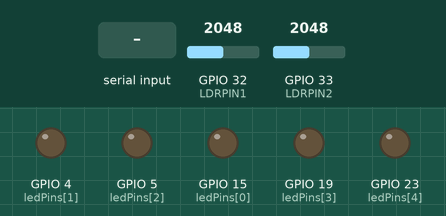
This sketch was run on a simulated ESP32. Shown: output pins drawn as LEDs (lit = HIGH). The test bench sets the inputs (shaded band); at power-on: GPIO 32 (LDRPIN1) = 2048, GPIO 33 (LDRPIN2) = 2048. WiFi joins after 1.5 s; servers stay silent unless stated; uploads are accepted with an empty reply; what the sketch prints to the serial monitor is not drawn.

Above: at 7.7 s.
7.8 s: "A" received over Serial
At 7.95 s:
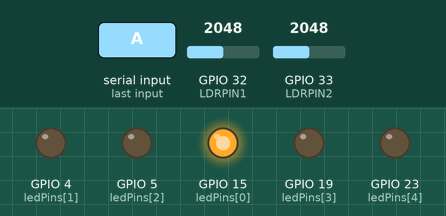
At 10.1 s:
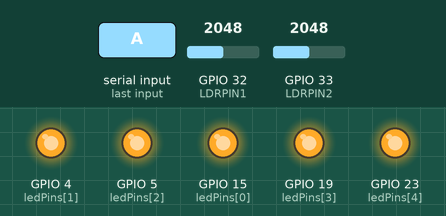
10.5 s: "B" received over Serial
At 11.65 s:
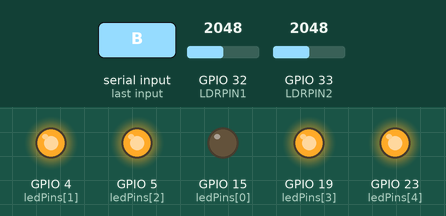
Timing chart, 0 to 14.2 s (numbered marks = the images above; inputs shaded):
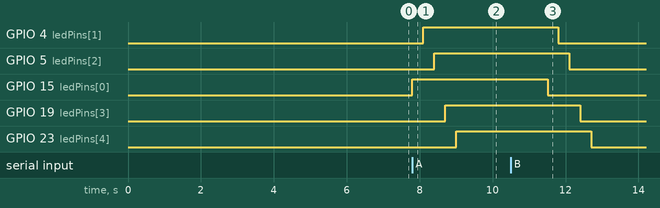

Measured:
- after the input at 7.8 s, GPIO 4 (ledPins[1]): LOW → HIGH after 0.30 s; GPIO 5 (ledPins[2]): LOW → HIGH after 0.60 s; GPIO 15 (ledPins[0]): LOW → HIGH at once; GPIO 19 (ledPins[3]): LOW → HIGH after 0.90 s; GPIO 23 (ledPins[4]): LOW → HIGH after 1.2 s
- after the input at 10.5 s, GPIO 4 (ledPins[1]): HIGH → LOW after 1.3 s; GPIO 5 (ledPins[2]): HIGH → LOW after 1.6 s; GPIO 15 (ledPins[0]): HIGH → LOW after 1.0 s; GPIO 19 (ledPins[3]): HIGH → LOW after 1.9 s; GPIO 23 (ledPins[4]): HIGH → LOW after 2.2 s

The sketch:

arduino.ino
```cpp
#include <WiFi.h>
#include <HTTPClient.h>

const char* ssid = "Savs";
const char* psk  = "chickens";
String IPV4 = "";

#define LDRPIN1 32 // Pin for the first LDR sensor
#define LDRPIN2 33 // Pin for the second LDR sensor

const int numLeds = 5;  // Number of LEDs
int ledPins[numLeds] = {15, 4, 5, 19, 23};  // Pin numbers where the LEDs are connected
int delayTime = 300;  // Delay time in milliseconds
int val1, val2;
int s,r;

void setup() {
  Serial.begin(115200);  // Initialize serial communication at 115200 bps

  // Set the LED pins as outputs
  for (int i = 0; i < numLeds; ++i) {
    pinMode(ledPins[i], OUTPUT);
  }

  WiFi.begin(ssid, psk);
  while (WiFi.status() != WL_CONNECTED) {
    Serial.print (".");
    delay(100);
  }
  delay(5000);
}

void loop() {
  if (Serial.available() > 0) {
    char receivedChar = Serial.read();  // Read the incoming character from serial
    s=0;
    r=0;
    if (receivedChar == 'A') {
      for (int i = 0; i < numLeds; ++i) {
        digitalWrite(ledPins[i], HIGH); // Turn on the LED
        delay(delayTime);

        // Read LDR values for both sensors
        val1 = analogRead(LDRPIN1);
        val2 = analogRead(LDRPIN2);


      }

      // Print LDR values for debugging
        Serial.print("LDR1: ");
        Serial.print(val1);
        Serial.print(" LDR2: ");
        Serial.println(val2);

        // Check if any of the LDR readings indicate failure
        if (val1 > 800) {
          Serial.println("LED 1 is failed");
          s=1;
        }
        if(val2 > 1500) {
          Serial.println("LED 2 is failed");
          r=1;
        }

      WiFiClient client;
  HTTPClient http;

  String url = "http://" + IPV4 + ":80/project/streetlight.php/?s1=" + String (s) + "&s2=" + String (r);
  Serial.print("Sending data: ");
  Serial.println(url);

  http.begin(client, url);
  int httpCode = http.GET();
  if (httpCode == HTTP_CODE_OK) {
    String response = http.getString();
    Serial.println("Server response: " + response);
  }
  else {
    Serial.print("HTTP GET request failed with error code: ");
    Serial.println(httpCode);
    if (httpCode == HTTPC_ERROR_CONNECTION_REFUSED) {
      Serial.println("Connection refused by the server.");
    }
    else if (httpCode == HTTP_CODE_NOT_FOUND) {
      Serial.println("Server resource not found.");
    }
    else {
      Serial.println("Unknown error occurred.");
    }
  }
  http.end();

  delay (2000);


      Serial.println("All LEDs ON");
    } else if (receivedChar == 'B') {
      // Turn all LEDs off
      for (int i = 0; i < numLeds; ++i) {
        digitalWrite(ledPins[i], LOW);
        delay(delayTime);
      }
      Serial.println("All LEDs OFF");
    }


  }

}
```
